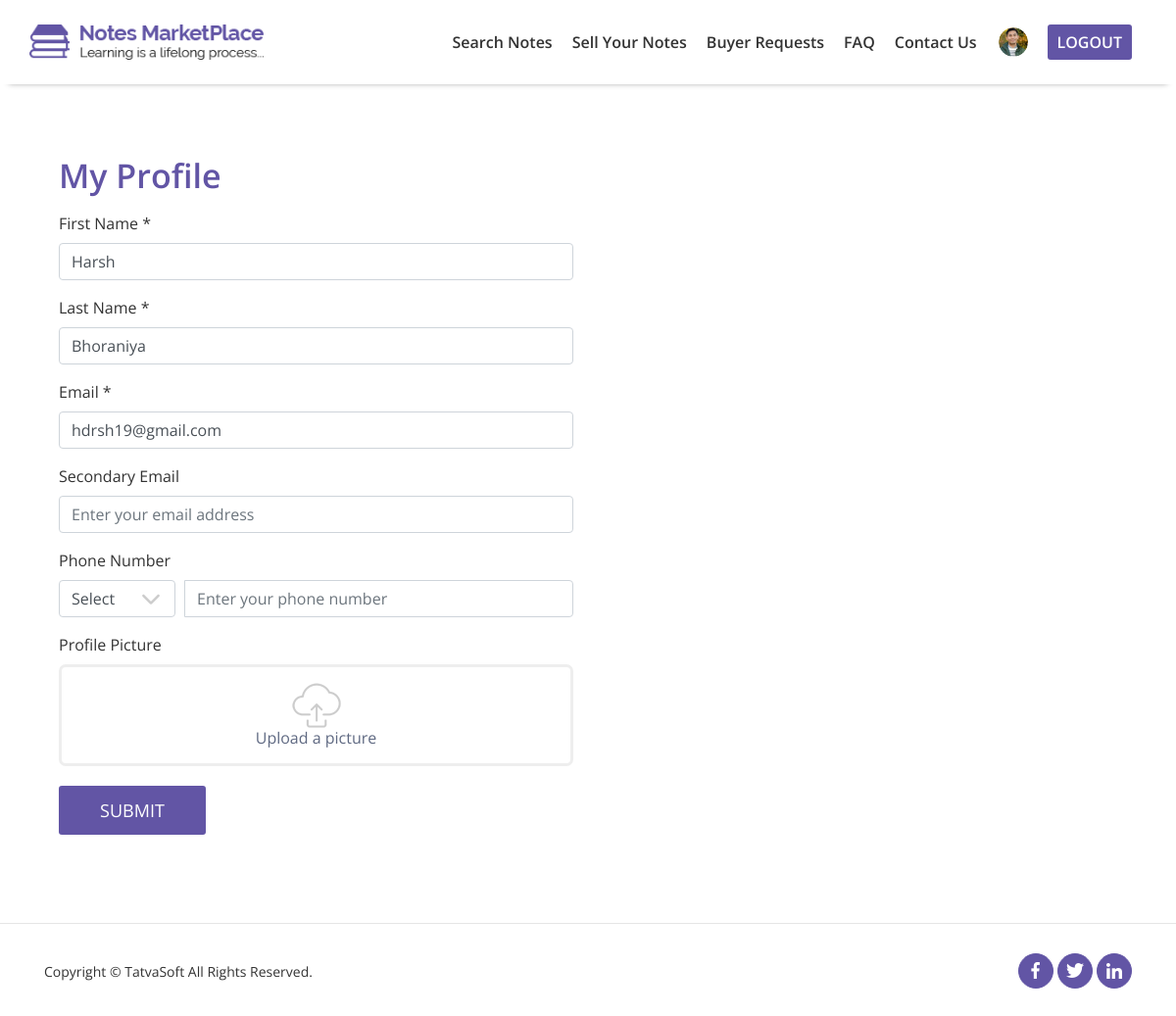
Screenshot of /FrontPanel/MyProfile.php (signed in) with the database file from the repository.
### tables this page shows
CREATE TABLE `user` (
  `UserID` int(11) NOT NULL,
  `RoleID` int(11) NOT NULL,
  `FirstName` varchar(50) NOT NULL,
  `LastName` varchar(50) NOT NULL,
  `EmailID` varchar(100) NOT NULL,
  `Password` varchar(24) NOT NULL,
  `IsEmailVerified` int(2) NOT NULL,
  `Token` varchar(50) NOT NULL,
  `CreatedDate` datetime DEFAULT NULL,
  `CreatedBY` int(11) DEFAULT NULL,
  `ModifiedDate` datetime DEFAULT NULL,
  `ModifiedBy` int(11) DEFAULT NULL,
  `IsActive` tinyint(1) NOT NULL,
  `IsDeleted` tinyint(1) NOT NULL
);

### FrontPanel/MyProfile.php (the view, shortened to what this page needs)
<?php include "../includes/db.php" ?>
        <?php
    $userid = $_SESSION['ID'];
    $query = "SELECT * FROM user WHERE UserID = $userid";
    $result = mysqli_query($connection, $query);
    $row = mysqli_fetch_array($result);
            ?>
<!DOCTYPE html>
<html lang="en">
<head>
    <link rel="stylesheet" href="css/bootstrap/bootstrap.min.css">
    <link rel="stylesheet" href="css/upload.css">
    <link rel="stylesheet" href="css/style.css">
    <link rel="stylesheet" href="css/responsive.css">
</head>
<body>
    <header>
        <nav class="navbar navbar-expand-lg fixed-top">
            <div class="container p-0">
                <div class="row">
                    <div class="col-md-3 navbar-header">
                        <a class="navbar-brand text-left" href="HomePage.php">
                            <img src="../images/logo.png" alt="logo">
                        </a>
                    </div>
                    <div class="text-right col-md-9 collapse navbar-collapse p-0" id="navbarSupportedContent">
                        <ul class="navbar-nav ml-auto">
                            <li class="nav-item"><a class="nav-link" href="Search.php">Search Notes</a></li>
                            <li class="nav-item"><a class="nav-link " href="AddNotes.php">Sell Your Notes</a>
                            </li>
                            <li class="nav-item"><a class="nav-link" href="BuyerRequest.php">Buyer Requests</a></li>
                            <li class="nav-item"><a class="nav-link" href="FAQ.php">FAQ</a></li>
                            <li class="nav-item"><a class="nav-link" href="ContactUs.php">Contact Us</a></li>
                            <li class="nav-item">
                                <div class="dropdown">
                                    <a href="#" role="button" id="dropdownMenuLink" data-toggle="dropdown"
                                        aria-haspopup="true" aria-expanded="false">
                                        <img src="../images/reviewer-1.png" width="30" height="30" alt="user-image"
                                            class="d-inline-block align-top avatar-header rounded-circle">
                                    </a>
                                </div>
                            </li>
                            <li class="nav-item"><a class="nav-link" href="Login.php">LogOut</a></li>
                        </ul>
                    </div>
                </div>
            </div>
        </nav>
    </header>
    <section id="content">
        <div class="container">
            <div class="row heading">
                <div class="col-md-12">
                    <h1 class="heading-1">My Profile</h1>
                </div>
            </div>
            <form method="POST" enctype="multipart/form-data">
            <div class="row heading">
                <div class="col-md-6">
                    <div class="form-group">
                        <label for="InputFirstName">First Name <span>*</span></label>
                        <input type="text" name="fname" class="form-control" id="InputFirstName"
                            placeholder="Enter your first name" value="<?php echo $row['FirstName'] ?>">
                    </div>
                    <div class="form-group">
                        <label for="InputLastName">Last Name <span>*</span></label>
                        <input type="text" name="lname" class="form-control" id="InputLastName"
                            placeholder="Enter your last name" value="<?php echo $row['LastName'] ?>">
                    </div>
                    <div class="form-group">
                        <label for="InputEmail1">Email <span>*</span></label>
                        <input type="email" name="email" class="form-control" id="InputEmail1" aria-describedby="emailHelp"
                             placeholder="Enter your email address" value="<?php echo $row['EmailID'] ?>">
                    </div>
                    <div class="form-group">
                        <label for="InputEmail2">Secondary Email</label>
                        <input type="email" name="semail" class="form-control" id="InputEmail2" aria-describedby="emailHelp"
                            placeholder="Enter your email address">
                    </div>
                    <div class="mb-3">
                        <label for="phoneNo">Phone Number</label>
                        <div class="input-group">
                            <div class="input-group-prepend">
                                <select name="countrycode" class="form-control customDropDown-Multiple">
                                    <option selected>Select</option>
                                </select>
                            </div>
                            <input id="phoneNo" name="mobileno" type="text" class="form-control" placeholder="Enter your phone number">
                        </div>
                    </div>
                    <div class="form-group">
                        <label for="file-image">Profile Picture</label>
                        <div id="file-upload-form" class="uploader form-group">
                            <label for="file-upload" id="file-drag">
                                <div id="start">
                                    <img src="../images/upload-file.png" height="46" width="50" />
                                    <div>Upload a picture</div>
                                </div>
                            </label>
                        </div>
                    </div>
                </div>
            </div>
            <div class="row">
                <div class="col-md-12">
                    <div class="form-group" style="margin-left: 15px">
                        <button href="#" name="save" id="btn-Submit" class="btn">SUBMIT</button>
                    </div>
                </div>
            </div>
            </form>
        </div>
    </section>
    <hr>
    <footer>
        <div class="container">
            <div class="row">
                <div class="col-md-6 col-sm-8 foot-text text-left">
                    <p>Copyright &copy; TatvaSoft All Rights Reserved.</p>
                </div>
                <div class="col-md-6 col-sm-4 foot-icon col-sm-4 text-right">
                    <ul class="social-list">
                        <li>
                            <a href="#">
                                <img src="../images/facebook.png" alt="facebook-image">
                            </a>
                        </li>
                        <li>
                            <a href="#">
                                <img src="../images/twitter.png" alt="twitter-image">
                            </a>
                        </li>
                        <li>
                            <a href="#">
                                <img src="../images/linkedin.png" alt="linkedin-image">
                            </a>
                        </li>
                    </ul>
                </div>
            </div>
        </div>
    </footer>
</body>
</html>

### FrontPanel/css/upload.css (style rules this page uses)
.uploader { display: block; clear: both; margin: 0 auto; width: 100%; max-width: 600px; }
.uploader label { float: left; clear: both; width: 100%; padding: 1rem 1.5rem; text-align: center; background: #fff; border-radius: 7px; border: 3px solid #eee; transition: all 0.2s ease; -webkit-user-select: none; -moz-user-select: none; -ms-user-select: none; user-select: none; }
.uploader #start { float: left; clear: both; width: 100%; }
.uploader div { color: #5f6982; }

### FrontPanel/css/style.css (style rules this page uses)
* { margin: 0; padding: 0; box-sizing: border-box; }
html, body { height: 100%; font-family: 'Open Sans', sans-serif; }
section { overflow: hidden; }
.navbar .row { width: 100%; }
.navbar-brand img { width: 100%; z-index: 1; }
.navbar { padding: 20px 10px; transition: all 500ms linear; -webkit-transition: all 500ms linear; -moz-transition: all 500ms linear; -ms-transition: all 500ms linear; -o-transition: all 500ms linear; }
ul.navbar-nav > li > a, .nav-link-custom { color: white; font-size: 16px; font-weight: 400; line-height: 20px; }
ul.navbar-nav > li:last-child { background-color: white; border-radius: 3px; -webkit-border-radius: 3px; -moz-border-radius: 3px; -ms-border-radius: 3px; -o-border-radius: 3px; }
ul.navbar-nav > li:last-child a { color: #6255a5; font-weight: 600; }
#navbarSupportedContent .nav-link { padding: 8px 10px; }
.avatar-header { margin: 3px 20px 0 12px; }
.white-nav-top { background: white; box-shadow: 0 8px 6px -9px #999999; z-index: 2; }
.white-nav-top ul.navbar-nav > li > a, .nav-link-custom { font-family: 'Open Sans', sans-serif; font-size: 16px; font-weight: 600; line-height: 20px; color: #333333; }
.white-nav-top ul.navbar-nav > li:last-child { background-color: #6255a5; border-radius: 3px; text-transform: uppercase; -webkit-border-radius: 3px; -moz-border-radius: 3px; -ms-border-radius: 3px; -o-border-radius: 3px; -webkit-border-radius: 3px; }
.white-nav-top ul.navbar-nav > li:last-child a { color: white !important; }
#content { margin-top: 150px; margin-bottom: 60px; }
.heading { margin: 10px 0; }
.heading-1 { color: #6255a5; font-family: 'Open Sans', sans-serif; font-size: 34px; font-weight: 600; line-height: 38px; }
#btn-Submit, #btn-Publish { padding: 13px 10px; margin-bottom: 14px; background-color: #6255a5; width: 150px; height: 50px; border-radius: 3px; color: #ffffff; text-decoration: none; font-family: 'Open Sans', sans-serif; font-size: 18px; line-height: 22px; }
.customDropDown-Multiple { padding-right: 60px !important; background: url("../../images/arrow-down.png") 85% no-repeat; appearance: none; margin-right: 10px; }
label { margin-bottom: 10px !important; font-family: 'Open Sans', sans-serif; font-size: 16px; font-weight: 400; line-height: 20px; color: #333333; }
::placeholder { font-family: 'Open Sans', sans-serif; font-size: 16px; font-weight: 400; line-height: 20px; color: #8a8a8a; }
hr { margin: 0; margin-top: 60px; }
.foot-text p { margin: 40px 0; font-family: 'Open Sans', sans-serif; font-size: 14px; font-weight: 400; line-height: 18px; color: #333333; }
.social-list { margin: 30px 0; }
ul.social-list { padding: 0; }
ul.social-list li { display: inline-block; padding: 0; }
ul.social-list li a { text-align: center; background-color: #6255a5; border: 1px solid #6255a5; width: 36px; height: 36px; display: inline-block; line-height: 30px; color: white; border-radius: 50%; -webkit-border-radius: 50%; -moz-border-radius: 50%; -ms-border-radius: 50%; -o-border-radius: 50%; transition: all 400ms linear; -webkit-transition: all 400ms linear; -moz-transition: all 400ms linear; -ms-transition: all 400ms linear; -o-transition: all 400ms linear; }

### FrontPanel/css/responsive.css (style rules this page uses)
.navbar-header { position: relative; width: 50%; }

### rows the page displays
user: fname "Harsh", lname "Bhoraniya", email "hdrsh19@gmail.com"
